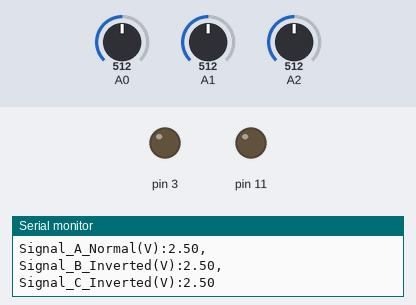
A sketch run on a simulated Arduino Uno, built with avr-gcc and run on an emulated ATmega328P. Parts: output pins drawn as LEDs (lit = HIGH), the last lines printed to the serial monitor. The inputs (shaded band) are chosen by the test bench; at power-on: A0 = 512, A1 = 512, A2 = 512.

Above: at 4.03 s.
4.3 s: A0 set to 0
At 9.9 s:
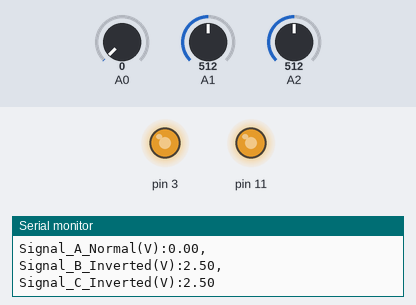
Timing chart, 0 to 9.8 s (numbered marks = the images above; inputs shaded):
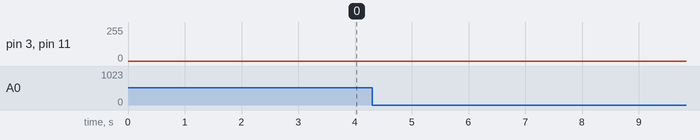

The sketch:

signal_with_noise.ino
```cpp
#include <avr/io.h>
#include <avr/interrupt.h>

// Full-Resolution P-QRS-T complex (0 to 255)
const uint8_t pqrst_wave[] = {
  128, 128, 128, 128, 128,               // Baseline
  130, 135, 140, 145, 140, 135, 130,     // P-Wave
  128, 128, 128, 128, 128,               // PR Segment
  120, 105, 95,                          // Q-Wave

  140, 200, 255, 200, 120,               // R-Wave
  75, 85, 100,                           // S-Wave
  128, 128, 128, 128, 128,               // ST Segment
  130, 135, 142, 150, 158, 162,          // T-Wave
  158, 150, 142, 135, 130,
  128, 128, 128, 128, 128                // Return to Baseline
};
const uint16_t wave_length = sizeof(pqrst_wave);

// --- NEW: 50Hz Common-Mode Noise LUT ---
// At a 500Hz sampling rate, a 50Hz sine wave takes 10 samples per cycle.
// Max amplitude is ~109, while the scaled ECG max amplitude is ~12. (Ratio ~ 9:1)
const int8_t noise_50Hz[] = {0, 68, 109, 109, 68, 0, -68, -109, -109, -68};
volatile uint8_t noise_index = 0;

// Tracking variables
volatile uint16_t index_A = 0, rest_A = 0;
volatile uint8_t  tick_A = 0;
volatile uint16_t index_B = 0, rest_B = 0;
volatile uint8_t  tick_B = 0;

void setup_timers() {
  DDRD |= (1 << DDD3); // Channel A output (Pin 3)
  DDRB |= (1 << DDB3); // Channel B output (Pin 11)

  TCCR2A = (1 << COM2A1) | (1 << COM2B1) | (1 << WGM21) | (1 << WGM20);
  TCCR2B = (1 << CS20);

  TCCR1A = 0;
  TCCR1B = (1 << WGM12) | (1 << CS11) | (1 << CS10);
  OCR1A = 499;
  TIMSK1 = (1 << OCIE1A);

  sei();
}

// ISR triggered 500 times a second
ISR(TIMER1_COMPA_vect) {
  // Grab the current common-mode noise and advance the 50Hz index
  int16_t current_noise = noise_50Hz[noise_index];
  if (++noise_index >= 10) noise_index = 0;

  // --- SIGNAL A (NORMAL, PIN 3) ---
  int16_t ecg_A_val = 0;
  if (++tick_A >= 2) { if (index_A < wave_length) index_A++; tick_A = 0; }

  if (index_A < wave_length) {
    // Extract ECG from baseline 128, scale down by 10 to leave room for noise
    ecg_A_val = (pqrst_wave[index_A] - 128) / 10;
  } else {
    if (++rest_A >= 320) { index_A = 0; rest_A = 0; }
  }

  // Combine baseline + scaled ECG + common noise
  int16_t out_A = 128 + ecg_A_val + current_noise;
  if (out_A > 255) out_A = 255; else if (out_A < 0) out_A = 0; // Prevent overflow
  OCR2B = (uint8_t)out_A;

  // --- SIGNAL B (INVERTED, PIN 11) ---
  int16_t ecg_B_val = 0;
  if (++tick_B >= 2) { if (index_B < wave_length) index_B++; tick_B = 0; }

  if (index_B < wave_length) {
    // Invert the ECG around baseline 128, then scale down by 10
    ecg_B_val = (128 - pqrst_wave[index_B]) / 10;
  } else {
    if (++rest_B >= 320) { index_B = 0; rest_B = 0; }
  }

  // Combine baseline + scaled INVERTED ECG + common noise
  int16_t out_B = 128 + ecg_B_val + current_noise;
  if (out_B > 255) out_B = 255; else if (out_B < 0) out_B = 0; // Prevent overflow
  OCR2A = (uint8_t)out_B;
}

void setup() {
  Serial.begin(115200);
  setup_timers();
}

void loop() {
  int rawA = analogRead(A0);
  int rawB = analogRead(A1);
  int rawC = analogRead(A2);

  float voltsA = (rawA * 5.0) / 1023.0;
  float voltsB = (rawB * 5.0) / 1023.0;
  float voltsC = (rawC * 5.0) / 1023.0;

  // Fixed a minor bug in your original print statements so the IDE Serial Plotter reads all 3 cleanly
  Serial.print("Signal_A_Normal(V):");
  Serial.print(voltsA);
  Serial.print(",");
  Serial.print("Signal_B_Inverted(V):");
  Serial.print(voltsB);
  Serial.print(",");
  Serial.print("Signal_C_Inverted(V):");
  Serial.println(voltsC);

  // Smooth scrolling speed
  delay(25);
}
```
